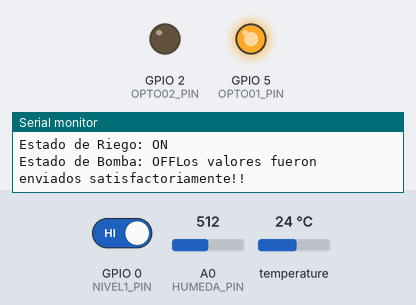
The sketch below on a simulated ESP8266 (NodeMCU). Parts: output pins drawn as LEDs (lit = HIGH), the last lines printed to the serial monitor. Inputs (shaded band) come from the test bench; at power-on: temperature 24 °C, GPIO 0 (NIVEL1_PIN) HIGH, A0 (HUMEDA_PIN) = 512. WiFi joins after 1.5 s; servers stay silent unless stated; the local clock reads 2024-03-15 10:24:30 at power-on unless the sketch sets it.

Above: at 6.2 s.
6.3 s: temperature set to 27.5 °C
17.8 s: temperature set to 28.5 °C
At 28.6 s:
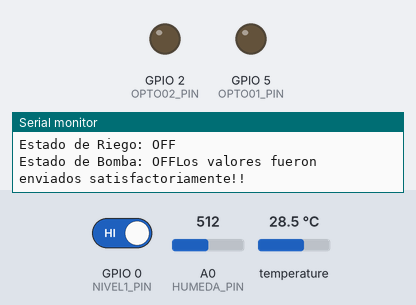
28.9 s: temperature set to 12 °C
At 38.7 s:
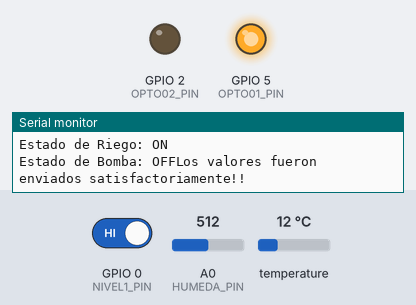
39.8 s: temperature set to 28 °C
At 49.7 s:
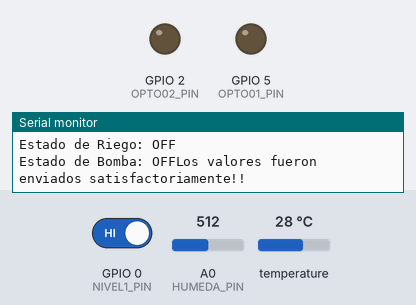
50.6 s: GPIO 0 (NIVEL1_PIN) driven LOW
At 61.1 s:
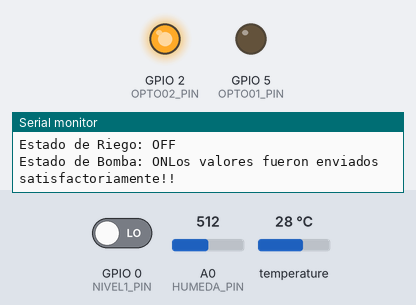
61.5 s: temperature set to 19 °C
At 71.9 s:
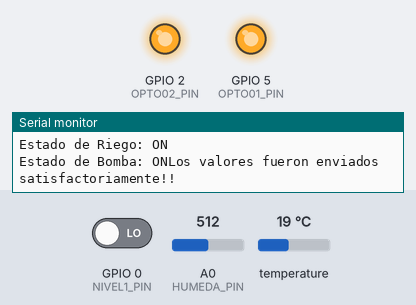
Timing chart, 0 to 73.3 s (numbered marks = the images above; inputs shaded):
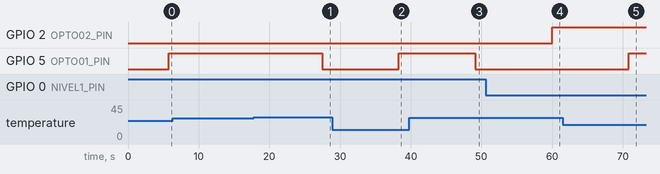

Measured:
- the behaviour switches between 27.9 and 28 °C on temperature (found by bisection; images 0 and 1)
- after the input at 17.8 s, GPIO 5 (OPTO01_PIN): HIGH → LOW after 9.7 s
- after the input at 28.9 s, GPIO 5 (OPTO01_PIN): LOW → HIGH after 9.4 s
- after the input at 39.8 s, GPIO 5 (OPTO01_PIN): HIGH → LOW after 9.4 s
- after the input at 50.6 s, GPIO 2 (OPTO02_PIN): LOW → HIGH after 9.4 s
- after the input at 61.5 s, GPIO 5 (OPTO01_PIN): LOW → HIGH after 9.4 s

The sketch:

proyecto_riego_autmatizado.ino
```cpp
#include <Ubidots.h>

#include <ESP8266WiFi.h>
#include <WiFiClientSecure.h>
#include <time.h>
#include "secrets.h"
#include <OneWire.h>
#include <DallasTemperature.h>

//Pines de los Sensores
const int TEMPER_PIN=4;
const int NIVEL1_PIN=0;
const int OPTO01_PIN=5;
const int OPTO02_PIN=2;
const int HUMEDA_PIN=A0;

//Se establece el pin 2 como bus OneWire (ver mapa GPIO)
//Se declara una variable para nuestro sensor
OneWire ourWire(TEMPER_PIN);
DallasTemperature sensors(&ourWire);

Ubidots ubidots(UBIDOTS_TOKEN, UBI_HTTP);

int sensorhumeValue, valvula_riego, valvula_tanque;
float humedadValue, temper;
WiFiClientSecure net;
time_t now;
time_t nowish = 1510592825;

void NTPConnect()
{
  //Fijando la zona horaria para tomar hora correcta
  Serial.print("Setting time using SNTP");
  configTime(TIME_ZONE * 3600, 0 * 3600, "pool.ntp.org", "time.nist.gov");
  now = time(nullptr);
  while (now < nowish)
  {
    delay(500);
    Serial.print(".");
    now = time(nullptr);
  }
  Serial.println("done!");
  struct tm timeinfo;
  gmtime_r(&now, &timeinfo);
  Serial.print("Current time: ");
  Serial.print(asctime(&timeinfo));
}

void WiFiConnect()
{
  delay(3000);
  //Se establece la conexión al WiFi
  WiFi.mode(WIFI_STA);
  WiFi.begin(WIFI_SSID, WIFI_PASSWORD);
  Serial.println(String("Attempting to connect to SSID: ") + String(WIFI_SSID));

  //Proceso de verificación de conectividad
  while (WiFi.status() != WL_CONNECTED)
  {
    Serial.print(".");
    delay(1000);
  }

  NTPConnect();
}

void setup() {
  Serial.begin(9600);
  WiFiConnect();
  sensors.begin();
  pinMode(OPTO01_PIN, OUTPUT);
  pinMode(OPTO02_PIN, OUTPUT);
  pinMode(HUMEDA_PIN, INPUT);
  pinMode(NIVEL1_PIN, INPUT_PULLUP);
  //ubidots.setDebug(true);
}

void loop() {
  //Se obtiene el valor de Temperatura
  sensors.requestTemperatures();  //Se envía el comando para leer la temperatura
  temper = sensors.getTempCByIndex(0); //Se obtiene la temperatura en ºC
  Serial.print("Temperatura: ");
  Serial.print(temper);
  Serial.println(" C");

  //Se obtiene el valor de Humedad
  sensorhumeValue = analogRead(HUMEDA_PIN); //Se obtiene el valor analogico
  humedadValue = 100.0-((sensorhumeValue/1024.0)*100.0); //Se calcula el % de humedad
  Serial.print("Indice de Humedad: ");
  Serial.print(humedadValue);
  Serial.println(" %");

  if (humedadValue<60){ //El nivel de humedad para el tomate debe ser 60% - 70%
    if(temper < 28) { //Se considera que la temperatura en las noches es menor a 28º
      digitalWrite(OPTO01_PIN,HIGH);
      Serial.println("Estado de Riego: ON");
      valvula_riego = 1;
    } else {
      digitalWrite(OPTO01_PIN,LOW);
      Serial.println("Estado de Riego: OFF");
      valvula_riego = 0;
    }
  } else {
    digitalWrite(OPTO01_PIN,LOW);
    Serial.println("Estado de Riego: OFF");
    valvula_riego = 0;
  }

  if (digitalRead(NIVEL1_PIN) == HIGH) {
    digitalWrite(OPTO02_PIN,LOW);
    valvula_tanque = 0;
    Serial.print("Estado de Bomba: OFF");
  }  else {
    digitalWrite(OPTO02_PIN,HIGH);
    valvula_tanque = 1;
    Serial.print("Estado de Bomba: ON");
  }

  ubidots.add("Temperatura Tº", temper);
  ubidots.add("Humedad %", humedadValue);
  ubidots.add("Válvula Riego", valvula_riego);
  ubidots.add("Válvula Tanque", valvula_tanque);

  bool bufferSent = false;
  bufferSent = ubidots.send();
  if(bufferSent){
    Serial.println("Los valores fueron enviados satisfactoriamente!!");
  }

  delay(10000);

}
```

secrets.h
```cpp
#include <pgmspace.h>
#define SECRET

const char WIFI_SSID[] = "RedmiAPE";
const char WIFI_PASSWORD[] = "asdf1234";

const char UBIDOTS_TOKEN[] = "BBUS-KqEiHUiLKpJjYUrf6LcIrVBnt0C4cr";

int8_t TIME_ZONE = -5;
```
